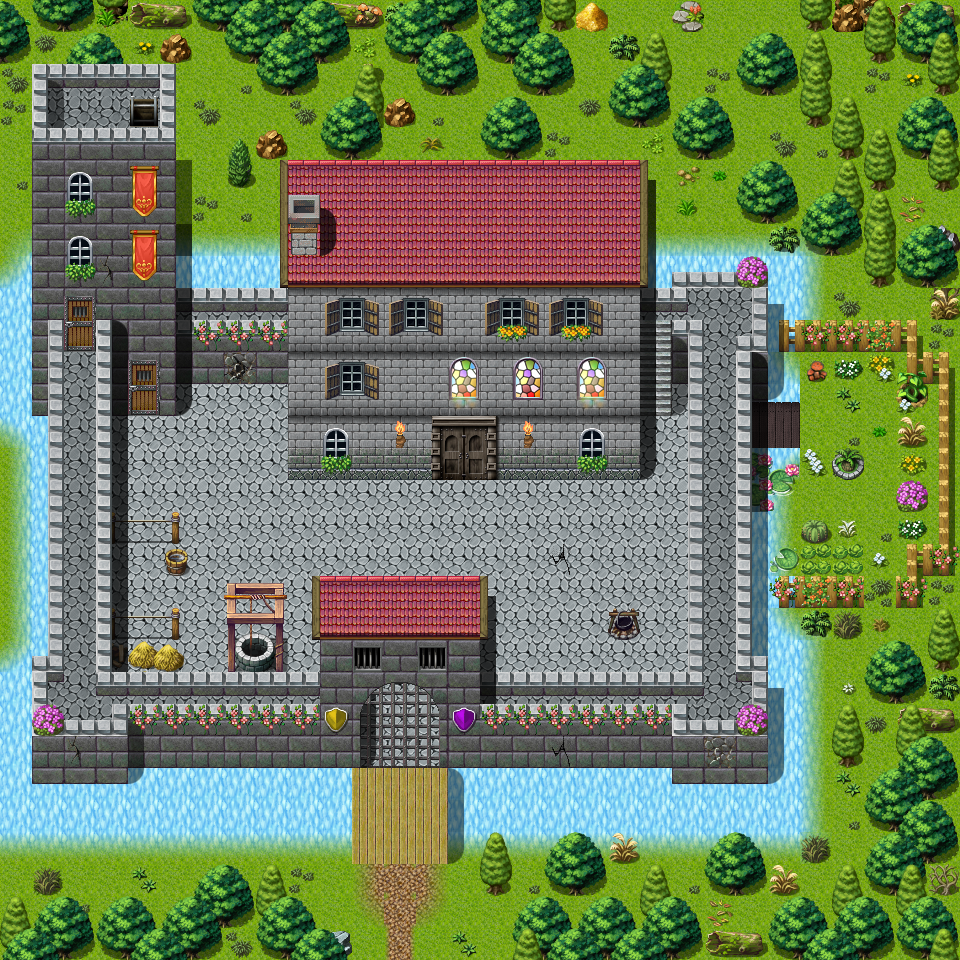

This game map was drawn from its Tiled (.tmx) file and the tilesets committed beside it. A one-line description and the trimmed map source follow:
An orthogonal 30x30 tile map with 32x32 px tiles, 5 tile layers (Ground, Objects, Above, Above_1, ...), 4 hidden layers not drawn, 61 tilesets and 77 objects (20x replace, 18x spawn, 13x mapchange, 13x script, 7x key, ...).

<map version="1.0" tiledversion="1.1.5" orientation="orthogonal" renderorder="right-down" width="30" height="30" tilewidth="32" tileheight="32" infinite="0" nextobjectid="105">
 <properties>
  <property name="colorfilter" value="none" />
  <property name="outdoors" value="1" />
 </properties>
 <tileset firstgid="1" name="map_bed_1" tilewidth="32" tileheight="32" tilecount="128" columns="16">
  <image source="../drawable/map_bed_1.png" width="512" height="256" />
 </tileset>
 <tileset firstgid="129" name="map_border_1" tilewidth="32" tileheight="32" tilecount="128" columns="16">
  <image source="../drawable/map_border_1.png" width="512" height="256" />
 </tileset>
 <tileset firstgid="257" name="map_bridge_1" tilewidth="32" tileheight="32" tilecount="128" columns="16">
  <image source="../drawable/map_bridge_1.png" width="512" height="256" />
 </tileset>
 <tileset firstgid="385" name="map_bridge_2" tilewidth="32" tileheight="32" tilecount="128" columns="16">
  <image source="../drawable/map_bridge_2.png" width="512" height="256" />
 </tileset>
 <tileset firstgid="513" name="map_broken_1" tilewidth="32" tileheight="32" tilecount="128" columns="16">
  <image source="../drawable/map_broken_1.png" width="512" height="256" />
 </tileset>
 <tileset firstgid="641" name="map_cavewall_1" tilewidth="32" tileheight="32" tilecount="108" columns="18">
  <image source="../drawable/map_cavewall_1.png" width="576" height="192" />
 </tileset>
 <tileset firstgid="749" name="map_cavewall_2" tilewidth="32" tileheight="32" tilecount="108" columns="18">
  <image source="../drawable/map_cavewall_2.png" width="576" height="192" />
 </tileset>
 <tileset firstgid="857" name="map_cavewall_3" tilewidth="32" tileheight="32" tilecount="108" columns="18">
  <image source="../drawable/map_cavewall_3.png" width="576" height="192" />
 </tileset>
 <tileset firstgid="965" name="map_cavewall_4" tilewidth="32" tileheight="32" tilecount="108" columns="18">
  <image source="../drawable/map_cavewall_4.png" width="576" height="192" />
 </tileset>
 <tileset firstgid="1073" name="map_chair_table_1" tilewidth="32" tileheight="32" tilecount="128" columns="16">
  <image source="../drawable/map_chair_table_1.png" width="512" height="256" />
 </tileset>
 <tileset firstgid="1201" name="map_chair_table_2" tilewidth="32" tileheight="32" tilecount="128" columns="16">
  <image source="../drawable/map_chair_table_2.png" width="512" height="256" />
 </tileset>
 <tileset firstgid="1329" name="map_crate_1" tilewidth="32" tileheight="32" tilecount="128" columns="16">
  <image source="../drawable/map_crate_1.png" width="512" height="256" />
 </tileset>
 <tileset firstgid="1457" name="map_cupboard_1" tilewidth="32" tileheight="32" tilecount="128" columns="16">
  <image source="../drawable/map_cupboard_1.png" width="512" height="256" />
 </tileset>
 <tileset firstgid="1585" name="map_curtain_1" tilewidth="32" tileheight="32" tilecount="128" columns="16">
  <image source="../drawable/map_curtain_1.png" width="512" height="256" />
 </tileset>
 <tileset firstgid="1713" name="map_entrance_1" tilewidth="32" tileheight="32" tilecount="128" columns="16">
  <image source="../drawable/map_entrance_1.png" width="512" height="256" />
 </tileset>
 <tileset firstgid="1841" name="map_entrance_2" tilewidth="32" tileheight="32" tilecount="128" columns="16">
  <image source="../drawable/map_entrance_2.png" width="512" height="256" />
 </tileset>
 <tileset firstgid="1969" name="map_fence_1" tilewidth="32" tileheight="32" tilecount="128" columns="16">
  <image source="../drawable/map_fence_1.png" width="512" height="256" />
 </tileset>
 <tileset firstgid="2097" name="map_fence_2" tilewidth="32" tileheight="32" tilecount="128" columns="16">
  <image source="../drawable/map_fence_2.png" width="512" height="256" />
 </tileset>
 <tileset firstgid="2225" name="map_fence_3" tilewidth="32" tileheight="32" tilecount="128" columns="16">
  <image source="../drawable/map_fence_3.png" width="512" height="256" />
 </tileset>
 <tileset firstgid="2353" name="map_fence_4" tilewidth="32" tileheight="32" tilecount="128" columns="16">
  <image source="../drawable/map_fence_4.png" width="512" height="256" />
 </tileset>
 <tileset firstgid="2481" name="map_ground_1" tilewidth="32" tileheight="32" tilecount="128" columns="16">
  <image source="../drawable/map_ground_1.png" width="512" height="256" />
 </tileset>
 <tileset firstgid="2609" name="map_ground_2" tilewidth="32" tileheight="32" tilecount="128" columns="16">
  <image source="../drawable/map_ground_2.png" width="512" height="256" />
 </tileset>
 <tileset firstgid="2737" name="map_ground_3" tilewidth="32" tileheight="32" tilecount="128" columns="16">
  <image source="../drawable/map_ground_3.png" width="512" height="256" />
 </tileset>
 <tileset firstgid="2865" name="map_ground_5" tilewidth="32" tileheight="32" tilecount="128" columns="16">
  <image source="../drawable/map_ground_5.png" width="512" height="256" />
 </tileset>
 <tileset firstgid="2993" name="map_ground_6" tilewidth="32" tileheight="32" tilecount="128" columns="16">
  <image source="../drawable/map_ground_6.png" width="512" height="256" />
 </tileset>
 <tileset firstgid="3121" name="map_ground_7" tilewidth="32" tileheight="32" tilecount="128" columns="16">
  <image source="../drawable/map_ground_7.png" width="512" height="256" />
 </tileset>
 <tileset firstgid="3249" name="map_ground_8" tilewidth="32" tileheight="32" tilecount="128" columns="16">
  <image source="../drawable/map_ground_8.png" width="512" height="256" />
 </tileset>
 <tileset firstgid="3377" name="map_house_1" tilewidth="32" tileheight="32" tilecount="128" columns="16">
  <image source="../drawable/map_house_1.png" width="512" height="256" />
 </tileset>
 <tileset firstgid="3505" name="map_house_2" tilewidth="32" tileheight="32" tilecount="128" columns="16">
  <image source="../drawable/map_house_2.png" width="512" height="256" />
 </tileset>
 <tileset firstgid="3633" name="map_indoor_1" tilewidth="32" tileheight="32" tilecount="128" columns="16">
  <image source="../drawable/map_indoor_1.png" width="512" height="256" />
 </tileset>
 <tileset firstgid="3761" name="map_indoor_2" tilewidth="32" tileheight="32" tilecount="128" columns="16">
  <image source="../drawable/map_indoor_2.png" width="512" height="256" />
 </tileset>
 <tileset firstgid="3889" name="map_kitchen_1" tilewidth="32" tileheight="32" tilecount="128" columns="16">
  <image source="../drawable/map_kitchen_1.png" width="512" height="256" />
 </tileset>
 <tileset firstgid="4017" name="map_outdoor_1" tilewidth="32" tileheight="32" tilecount="128" columns="16">
  <image source="../drawable/map_outdoor_1.png" width="512" height="256" />
 </tileset>
 <tileset firstgid="4145" name="map_pillar_1" tilewidth="32" tileheight="32" tilecount="128" columns="16">
  <image source="../drawable/map_pillar_1.png" width="512" height="256" />
 </tileset>
 <tileset firstgid="4273" name="map_pillar_2" tilewidth="32" tileheight="32" tilecount="128" columns="16">
  <image source="../drawable/map_pillar_2.png" width="512" height="256" />
 </tileset>
 <tileset firstgid="4401" name="map_plant_1" tilewidth="32" tileheight="32" tilecount="128" columns="16">
  <image source="../drawable/map_plant_1.png" width="512" height="256" />
 </tileset>
 <tileset firstgid="4529" name="map_plant_2" tilewidth="32" tileheight="32" tilecount="128" columns="16">
  <image source="../drawable/map_plant_2.png" width="512" height="256" />
 </tileset>
 <tileset firstgid="4657" name="map_rock_1" tilewidth="32" tileheight="32" tilecount="128" columns="16">
  <image source="../drawable/map_rock_1.png" width="512" height="256" />
 </tileset>
 <tileset firstgid="4785" name="map_rock_2" tilewidth="32" tileheight="32" tilecount="128" columns="16">
  <image source="../drawable/map_rock_2.png" width="512" height="256" />
 </tileset>
 <tileset firstgid="4913" name="map_roof_1" tilewidth="32" tileheight="32" tilecount="128" columns="16">
  <image source="../drawable/map_roof_1.png" width="512" height="256" />
 </tileset>
 <tileset firstgid="5041" name="map_roof_2" tilewidth="32" tileheight="32" tilecount="128" columns="16">
  <image source="../drawable/map_roof_2.png" width="512" height="256" />
 </tileset>
 <tileset firstgid="5169" name="map_roof_3" tilewidth="32" tileheight="32" tilecount="128" columns="16">
  <image source="../drawable/map_roof_3.png" width="512" height="256" />
 </tileset>
 <tileset firstgid="5297" name="map_shop_1" tilewidth="32" tileheight="32" tilecount="128" columns="16">
  <image source="../drawable/map_shop_1.png" width="512" height="256" />
 </tileset>
 <tileset firstgid="5425" name="map_sign_ladder_1" tilewidth="32" tileheight="32" tilecount="128" columns="16">
  <image source="../drawable/map_sign_ladder_1.png" width="512" height="256" />
 </tileset>
 <tileset firstgid="5553" name="map_table_1" tilewidth="32" tileheight="32" tilecount="128" columns="16">
  <image source="../drawable/map_table_1.png" width="512" height="256" />
 </tileset>
 <tileset firstgid="5681" name="map_trail_1" tilewidth="32" tileheight="32" tilecount="128" columns="16">
  <image source="../drawable/map_trail_1.png" width="512" height="256" />
 </tileset>
 <tileset firstgid="5809" name="map_transition_1" tilewidth="32" tileheight="32" tilecount="128" columns="16">
  <image source="../drawable/map_transition_1.png" width="512" height="256" />
 </tileset>
 <tileset firstgid="5937" name="map_transition_2" tilewidth="32" tileheight="32" tilecount="128" columns="16">
  <image source="../drawable/map_transition_2.png" width="512" height="256" />
 </tileset>
 <tileset firstgid="6065" name="map_transition_3" tilewidth="32" tileheight="32" tilecount="128" columns="16">
  <image source="../drawable/map_transition_3.png" width="512" height="256" />
 </tileset>
 <tileset firstgid="6193" name="map_transition_4" tilewidth="32" tileheight="32" tilecount="128" columns="16">
  <image source="../drawable/map_transition_4.png" width="512" height="256" />
 </tileset>
 <tileset firstgid="6321" name="map_tree_1" tilewidth="32" tileheight="32" tilecount="128" columns="16">
  <image source="../drawable/map_tree_1.png" width="512" height="256" />
 </tileset>
 <tileset firstgid="6449" name="map_tree_2" tilewidth="32" tileheight="32" tilecount="128" columns="16">
  <image source="../drawable/map_tree_2.png" width="512" height="256" />
 </tileset>
 <tileset firstgid="6577" name="map_wall_1" tilewidth="32" tileheight="32" tilecount="128" columns="16">
  <image source="../drawable/map_wall_1.png" width="512" height="256" />
 </tileset>
 <tileset firstgid="6705" name="map_wall_2" tilewidth="32" tileheight="32" tilecount="120" columns="15">
  <image source="../drawable/map_wall_2.png" width="480" height="256" />
 </tileset>
 <tileset firstgid="6825" name="map_wall_3" tilewidth="32" tileheight="32" tilecount="120" columns="15">
  <image source="../drawable/map_wall_3.png" width="480" height="256" />
 </tileset>
 <tileset firstgid="6945" name="map_wall_4" tilewidth="32" tileheight="32" tilecount="120" columns="15">
  <image source="../drawable/map_wall_4.png" width="480" height="256" />
 </tileset>
 <tileset firstgid="7065" name="map_window_1" tilewidth="32" tileheight="32" tilecount="128" columns="16">
  <image source="../drawable/map_window_1.png" width="512" height="256" />
 </tileset>
 <tileset firstgid="7193" name="map_window_2" tilewidth="32" tileheight="32" tilecount="128" columns="16">
  <image source="../drawable/map_window_2.png" width="512" height="256" />
 </tileset>
 <tileset firstgid="7321" name="map_trail_1" tilewidth="32" tileheight="32" tilecount="128" columns="16">
  <image source="../drawable/map_trail_1.png" width="512" height="256" />
 </tileset>
 <tileset firstgid="7449" name="map_ground_4" tilewidth="32" tileheight="32" tilecount="128" columns="16">
  <image source="../drawable/map_ground_4.png" width="512" height="256" />
 </tileset>
 <tileset firstgid="7577" name="map_guynmart" tilewidth="32" tileheight="32" tilecount="128" columns="16">
  <image source="../drawable/map_guynmart.png" width="512" height="256" />
 </tileset>
 <layer name="Ground" width="30" height="30">
  <data>[900 cells, 900 non-empty, 18 distinct tile ids]</data>
 </layer>
 <layer name="Objects" width="30" height="30">
  <data>[900 cells, 414 non-empty, 140 distinct tile ids]</data>
 </layer>
 <layer name="Above" width="30" height="30">
  <data>[900 cells, 238 non-empty, 62 distinct tile ids]</data>
 </layer>
 <layer name="Above_1" width="30" height="30">
  <data>[900 cells, 122 non-empty, 48 distinct tile ids]</data>
 </layer>
 <layer name="Walkable" width="30" height="30" visible="0">
  <data>[900 cells, 519 non-empty, 2 distinct tile ids]</data>
 </layer>
 <layer name="Walkable_2" width="30" height="30" visible="0">
  <data>[900 cells, 259 non-empty, 1 distinct tile ids]</data>
 </layer>
 <layer name="Walkable_1" width="30" height="30" visible="0">
  <data>[900 cells, 270 non-empty, 1 distinct tile ids]</data>
 </layer>
 <layer name="Walkable_3" width="30" height="30" visible="0">
  <data>[900 cells, 48 non-empty, 1 distinct tile ids]</data>
 </layer>
 <layer name="Objects_1" width="30" height="30">
  <data>[900 cells, 8 non-empty, 4 distinct tile ids]</data>
 </layer>
 <objectgroup name="Mapevents" visible="0">
  <object id="37" name="guynmart_sign_flowers_1" type="sign" x="864" y="352" width="32" height="32" />
  <object id="38" name="guynmart_sign_flowers_2" type="sign" x="896" y="512" width="32" height="32" />
  <object id="39" name="guynmart_sign_flowers_3" type="sign" x="896" y="448" width="32" height="32" />
  <object id="40" name="guynmart_sign_flowers_4" type="sign" x="832" y="352" width="32" height="32" />
  <object id="41" name="guynmart_sign_flowers_5" type="sign" x="832" y="512" width="32" height="32" />
  <object id="73" name="north" type="mapchange" x="32" y="0" width="896" height="32">
   <properties>
    <property name="map" value="guynmart_wood_2" />
    <property name="place" value="south" />
   </properties>
  </object>
  <object id="74" name="south" type="mapchange" x="352" y="928" width="160" height="32">
   <properties>
    <property name="map" value="guynmart_wood_1" />
    <property name="place" value="north" />
   </properties>
  </object>
  <object id="2" name="guynmart_main" type="mapchange" x="448" y="448" width="32" height="32">
   <properties>
    <property name="map" value="guynmart_main_1" />
    <property name="place" value="entrance" />
   </properties>
  </object>
  <object id="4" name="tower_top" type="mapchange" x="128" y="96" width="32" height="32">
   <properties>
    <property name="map" value="guynmart_tower_4" />
    <property name="place" value="up" />
   </properties>
  </object>
  <object id="5" name="bridge_left" type="mapchange" x="160" y="288" width="32" height="32">
   <properties>
    <property name="map" value="guynmart_tower_2" />
    <property name="place" value="bridge" />
   </properties>
  </object>
  <object id="6" name="bridge_right" type="mapchange" x="256" y="288" width="32" height="32">
   <properties>
    <property name="map" value="guynmart_main_2" />
    <property name="place" value="bridge" />
   </properties>
  </object>
  <object id="43" name="wall" type="mapchange" x="64" y="320" width="32" height="32">
   <properties>
    <property name="map" value="guynmart_tower_2" />
    <property name="place" value="wall" />
   </properties>
  </object>
  <object id="44" name="tower" type="mapchange" x="128" y="384" width="32" height="32">
   <properties>
    <property name="map" value="guynmart_tower_1" />
    <property name="place" value="entrance" />
   </properties>
  </object>
  <object id="7" name="guynmart_sRpl_main_1a" type="script" x="640" y="320" width="32" height="32" />
  <object id="8" name="guynmart_sRpl_main_1b" type="script" x="416" y="480" width="96" height="32" />
  <object id="9" name="guynmart_sRpl_main_1c" type="script" x="128" y="416" width="64" height="32" />
  <object id="85" name="guynmart_sRpl_main_1d" type="script" x="160" y="640" width="32" height="32" />
  <object id="11" name="guynmart_sRpl_main_2a" type="script" x="704" y="320" width="32" height="32" />
  <object id="10" name="guynmart_sRpl_main_2b" type="script" x="224" y="288" width="32" height="32" />
  <object id="81" name="guynmart_sRpl_main_2c" type="script" x="64" y="352" width="32" height="32" />
  <object id="14" name="guynmart_sRpl_main_3a" type="script" x="640" y="416" width="32" height="96" />
  <object id="15" name="guynmart_sRpl_main_3b" type="script" x="832" y="352" width="32" height="224" />
  <object id="102" name="guynmart_sRpl_main_olav_1" type="script" x="640" y="288" width="32" height="32" />
  <object id="67" name="guynmart_sRpl_main_olav_2" type="script" x="640" y="256" width="32" height="32" />
  <object id="78" name="guynmart_sRpl_main_olav_3" type="script" x="640" y="224" width="64" height="32" />
  <object id="82" name="west3" type="mapchange" x="0" y="832" width="32" height="96">
   <properties>
    <property name="map" value="guynmart_wood_8" />
    <property name="place" value="east2" />
   </properties>
  </object>
  <object id="83" name="west1" type="mapchange" x="0" y="416" width="32" height="64">
   <properties>
    <property name="map" value="guynmart_wood_6" />
    <property name="place" value="east" />
   </properties>
  </object>
  <object id="88" name="west2" type="mapchange" x="0" y="608" width="32" height="32">
   <properties>
    <property name="map" value="guynmart_wood_8" />
    <property name="place" value="east1" />
   </properties>
  </object>
  <object id="90" name="east1" type="mapchange" x="928" y="32" width="32" height="192">
   <properties>
    <property name="map" value="guynmart_wood_9" />
    <property name="place" value="west" />
   </properties>
  </object>
  <object id="93" name="gate" type="mapchange" x="288" y="672" width="32" height="32">
   <properties>
    <property name="map" value="guynmart_gate_2" />
    <property name="place" value="west" />
   </properties>
  </object>
  <object id="97" name="guynmart_sign_gatenodoor" type="sign" x="480" y="672" width="32" height="32" />
  <object id="101" name="guynmart_s_clearing_10" type="script" x="0" y="480" width="32" height="128" />
 </objectgroup>
 <objectgroup name="Spawn">
  <object id="12" name="guynmart_player" type="spawn" x="576" y="576" width="96" height="96">
   <properties>
    <property name="quantity" value="2" />
    <property name="spawngroup" value="guynmart_player" />
   </properties>
  </object>
  </objectgroup>
 <objectgroup name="Keys" visible="0">
  <!-- 7 objects omitted --></objectgroup>
 <objectgroup name="Replace" visible="0">
  <!-- 20 objects omitted --></objectgroup>
</map>
<!-- 44 of 77 objects omitted -->
